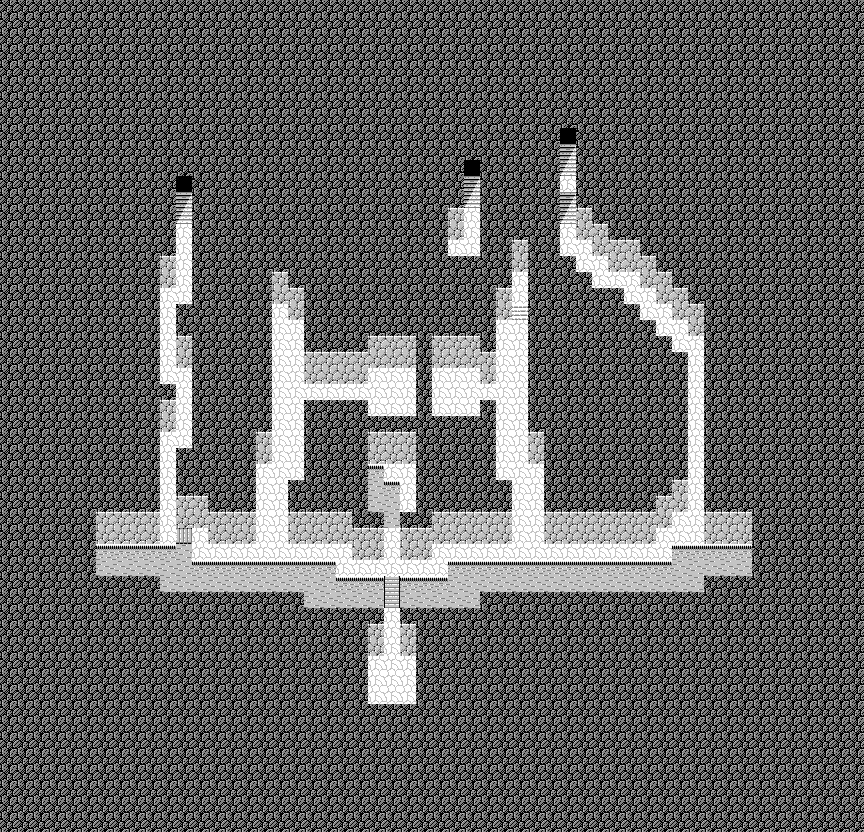

Rendered tile map (Tiled .tmx) drawn with the repository's tilesets; below, a short description and the map source with its tile grids summarised:
An orthogonal 54x52 tile map with 16x16 px tiles, 2 tile layers (Tile Layer 1, Tile Layer 2), 2 tilesets and 7 objects (2x Ceiling, 2x Event, 2x Target, Chest).

<map version="1.0" orientation="orthogonal" renderorder="right-down" width="54" height="52" tilewidth="16" tileheight="16" nextobjectid="18">
 <properties>
  <property name="bgm" value="generic_cave" />
  <property name="encounter" value="encounterset_level07_danger00" />
  <property name="name" value="North Passage" />
 </properties>
 <tileset firstgid="1" source="../tilesets/lower.tsx" />
 <tileset firstgid="176" source="../tilesets/upper.tsx" />
 <layer name="Tile Layer 1" width="54" height="52">
  <properties>
   <property name="z" value="0" />
  </properties>
  <data>[2808 cells, 2808 non-empty, 10 distinct tile ids]</data>
 </layer>
 <layer name="Tile Layer 2" width="54" height="52">
  <properties>
   <property name="z" value=".5" />
  </properties>
  <data>[2808 cells, 10 non-empty, 4 distinct tile ids]</data>
 </layer>
 <objectgroup name="Object Layer 1">
  <object id="10" name="room" type="Ceiling" x="336" y="320">
   <properties>
    <property name="roofID" value="27" />
    <property name="roofTileset" value="lower" />
   </properties>
   <polygon points="0,0 160,0 160,96 0,96" />
  </object>
  <object id="11" name="room" type="Ceiling" x="368" y="608">
   <properties>
    <property name="roofID" value="27" />
    <property name="roofTileset" value="lower" />
   </properties>
   <polygon points="0,0 48,0 48,96 0,96" />
  </object>
  <object id="12" name="tele" type="Event" x="176" y="176" width="16" height="16">
   <properties>
    <property name="onCollide" value="targetTele('world3.5/pass01.tmx', 'stairs_down')" />
   </properties>
  </object>
  <object id="13" name="entry" type="Target" x="176" y="192" width="16" height="16" />
  <object id="15" name="exit" type="Target" x="560" y="144" width="16" height="16" />
  <object id="16" name="tele" type="Event" x="560" y="128" width="16" height="16">
   <properties>
    <property name="onCollide" value="teleport('world3.5/overworld.tmx', 23, 28, 'SOUTH')" />
   </properties>
  </object>
  <object id="17" name="chest" type="Chest" x="448" y="384" width="16" height="16">
   <properties>
    <property name="collectable" value="stone_water" />
   </properties>
  </object>
 </objectgroup>
</map>
